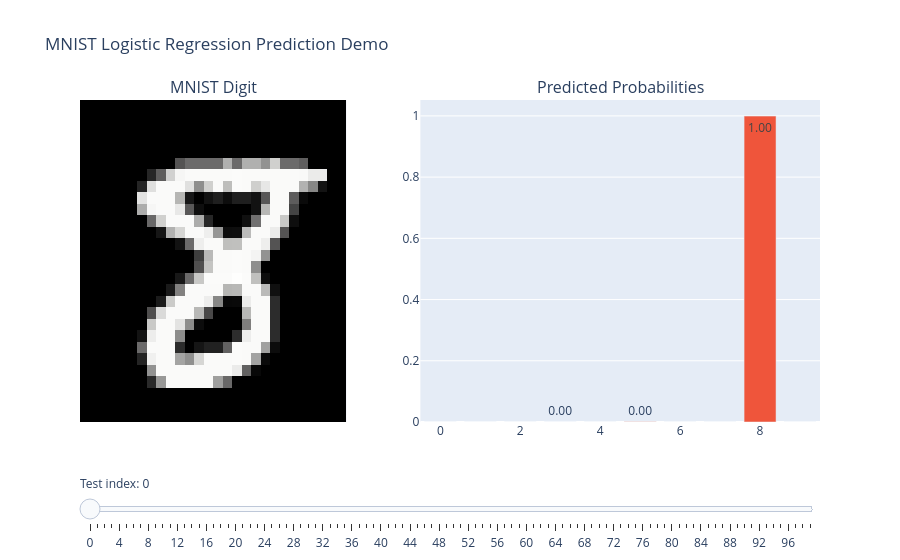

Notebook code for this chart:
### Code cell
import numpy as np
from sklearn.datasets import fetch_openml
from sklearn.linear_model import LogisticRegression
from sklearn.model_selection import train_test_split
import plotly.graph_objects as go
from plotly.subplots import make_subplots

mnist = fetch_openml('mnist_784', version=1, as_frame=False)
X, y = mnist['data'], mnist['target'].astype(int)
X = X / 255.0

X_train, X_test, y_train, y_test = train_test_split(X, y, test_size=0.2, random_state=42)

log_clf = LogisticRegression(max_iter=100)
log_clf.fit(X_train, y_train)

init_idx = 0
digit_image = X_test[init_idx].reshape(28,28)
probs = log_clf.predict_proba(X_test[init_idx].reshape(1,-1))[0]

fig = make_subplots(
    rows=1, cols=2,
    column_widths=[0.4,0.6],
    specs=[[{"type":"heatmap"}, {"type":"bar"}]],
    subplot_titles=["MNIST Digit", "Predicted Probabilities"]
)

fig.add_trace(
    go.Heatmap(
        z=digit_image[::-1],
        colorscale="gray",
        showscale=False
    ),
    row=1, col=1
)

fig.add_trace(
    go.Bar(
        x=list(range(10)),
        y=probs,
        text=[f"{p:.2f}" for p in probs],
        textposition="auto",
        name="Probabilities"
    ),
    row=1, col=2
)

steps = []
for i in range(100):
    digit_i = X_test[i].reshape(28,28)
    probs_i = log_clf.predict_proba(X_test[i].reshape(1,-1))[0]
    step = dict(
        method="update",
        args=[
            {"z":[digit_i[::-1], None], "y":[None, probs_i], "text":[None, [f"{p:.2f}" for p in probs_i]]}
        ],
        label=str(i)
    )
    steps.append(step)

sliders = [dict(active=init_idx, currentvalue={"prefix":"Test index: "}, pad={"t":50}, steps=steps)]

fig.update_layout(
    sliders=sliders,
    title="MNIST Logistic Regression Prediction Demo",
    xaxis=dict(showticklabels=False),
    yaxis=dict(showticklabels=False)
)

fig.show()

### Figure 1 — Plotly figure (JSON) as saved in the notebook; plotly's stock layout.template omitted (floating-point values rounded to 4 significant figures; data arrays with more than 128 entries replaced by an {"elided": "..."} marker saying what was removed)
{"data": [{"colorscale": [[0, "rgb(0, 0, 0)"], [0.09091, "rgb(16, 16, 16)"], [0.1818, "rgb(38, 38, 38)"], [0.2727, "rgb(59, 59, 59)"], [0.3636, "rgb(81, 80, 80)"], [0.4545, "rgb(102, 101, 101)"], [0.5455, "rgb(124, 123, 122)"], [0.6364, "rgb(146, 146, 145)"], [0.7273, "rgb(171, 171, 170)"], [0.8182, "rgb(197, 197, 195)"], [0.9091, "rgb(224, 224, 223)"], [1, "rgb(254, 254, 253)"]], "showscale": false, "type": "heatmap", "xaxis": "x", "yaxis": "y", "z": {"elided": "28x28 float values"}}, {"name": "Probabilities", "text": ["0.00", "0.00", "0.00", "0.00", "0.00", "0.00", "0.00", "0.00", "1.00", "0.00"], "textposition": "auto", "type": "bar", "x": [0, 1, 2, 3, 4, 5, 6, 7, 8, 9], "xaxis": "x2", "y": [4.022e-10, 6.091e-12, 1.011e-06, 2.003e-05, 5.876e-10, 0.0006701, 1.692e-12, 1.186e-11, 0.9993, 1.323e-07], "yaxis": "y2"}], "layout": {"annotations": [{"font": {"size": 16}, "showarrow": false, "text": "MNIST Digit", "x": 0.18, "xanchor": "center", "xref": "paper", "y": 1, "yanchor": "bottom", "yref": "paper"}, {"font": {"size": 16}, "showarrow": false, "text": "Predicted Probabilities", "x": 0.73, "xanchor": "center", "xref": "paper", "y": 1, "yanchor": "bottom", "yref": "paper"}], "sliders": [{"active": 0, "currentvalue": {"prefix": "Test index: "}, "pad": {"t": 50}, "steps": [{"args": [{"text": [null, ["0.00", "0.00", "0.00", "0.00", "0.00", "0.00", "0.00", "0.00", "1.00", "0.00"]], "y": [null, [4.022e-10, 6.091e-12, 1.011e-06, 2.003e-05, 5.876e-10, 0.0006701, 1.692e-12, 1.186e-11, 0.9993, 1.323e-07]], "z": {"elided": "2 rows, 784 float values in total"}}], "label": "0", "method": "update"}, {"args": [{"text": [null, ["0.00", "0.00", "0.00", "0.00", "1.00", "0.00", "0.00", "0.00", "0.00", "0.00"]], "y": [null, [9.997e-12, 2.549e-12, 9.571e-10, 4.333e-07, 0.9989, 7.799e-07, 2.026e-09, 0.0002019, 1.353e-06, 0.0008714]], "z": {"elided": "2 rows, 784 float values in total"}}], "label": "1", "method": "update"}, {"args": [{"text": [null, ["0.00", "0.00", "0.00", "0.00", "0.00", "0.71", "0.01", "0.00", "0.28", "0.00"]], "y": [null, [1.355e-06, 1.984e-06, 0.0001843, 0.0006658, 8.824e-05, 0.707, 0.008765, 5.547e-07, 0.282, 0.001329]], "z": {"elided": "2 rows, 784 float values in total"}}], "label": "2", "method": "update"}, {"args": [{"text": [null, ["0.00", "0.00", "0.00", "0.07", "0.00", "0.00", "0.00", "0.92", "0.00", "0.01"]], "y": [null, [1.352e-05, 5.477e-10, 0.0003221, 0.07061, 1.166e-06, 5.896e-05, 2.407e-09, 0.9227, 1.418e-05, 0.00632]], "z": {"elided": "2 rows, 784 float values in total"}}], "label": "3", "method": "update"}, {"args": [{"text": [null, ["0.00", "0.00", "0.00", "0.00", "0.00", "0.00", "0.00", "1.00", "0.00", "0.00"]], "y": [null, [2.036e-07, 2.057e-09, 9.167e-08, 2.009e-05, 9.56e-07, 2.824e-06, 2.72e-12, 0.996, 4.036e-06, 0.003929]], "z": {"elided": "2 rows, 784 float values in total"}}], "label": "4", "method": "update"}, {"args": [{"text": [null, ["0.99", "0.00", "0.01", "0.00", "0.00", "0.00", "0.00", "0.00", "0.00", "0.00"]], "y": [null, [0.99, 2.428e-18, 0.00985, 9.724e-08, 1.586e-09, 3.29e-07, 0.0001743, 3.989e-09, 2.849e-06, 6.914e-08]], "z": {"elided": "2 rows, 784 float values in total"}}], "label": "5", "method": "update"}, {"args": [{"text": [null, ["0.00", "0.00", "0.00", "0.00", "0.00", "0.00", "0.99", "0.00", "0.00", "0.00"]], "y": [null, [3.708e-08, 4.821e-06, 0.001237, 0.0005878, 5.183e-05, 0.002934, 0.9946, 3.206e-10, 0.0006212, 3.213e-07]], "z": {"elided": "2 rows, 784 float values in total"}}], "label": "6", "method": "update"}, {"args": [{"text": [null, ["0.00", "0.00", "1.00", "0.00", "0.00", "0.00", "0.00", "0.00", "0.00", "0.00"]], "y": [null, [1.387e-09, 5.833e-06, 0.9993, 1.324e-05, 1.024e-08, 1.001e-05, 1.222e-06, 1.514e-07, 0.0006679, 2.45e-05]], "z": {"elided": "2 rows, 784 float values in total"}}], "label": "7", "method": "update"}, {"args": [{"text": [null, ["0.00", "0.01", "0.00", "0.01", "0.00", "0.00", "0.00", "0.97", "0.00", "0.02"]], "y": [null, [2.973e-10, 0.005145, 0.0003562, 0.00882, 0.0003777, 0.0001162, 2.457e-07, 0.968, 0.0007012, 0.01644]], "z": {"elided": "2 rows, 784 float values in total"}}], "label": "8", "method": "update"}, {"args": [{"text": [null, ["0.00", "0.00", "0.00", "0.00", "0.65", "0.00", "0.00", "0.17", "0.00", "0.17"]], "y": [null, [1.689e-07, 3.986e-06, 0.0005015, 0.004114, 0.6527, 9.809e-07, 0.0001277, 0.1696, 8.424e-07, 0.1729]], "z": {"elided": "2 rows, 784 float values in total"}}], "label": "9", "method": "update"}, {"args": [{"text": [null, ["0.00", "0.01", "0.40", "0.52", "0.00", "0.00", "0.00", "0.00", "0.07", "0.00"]], "y": [null, [2.054e-05, 0.008664, 0.4015, 0.5209, 4.856e-06, 0.0003761, 9.883e-07, 5.275e-05, 0.06801, 0.0004612]], "z": {"elided": "2 rows, 784 float values in total"}}], "label": "10", "method": "update"}, {"args": [{"text": [null, ["0.00", "0.00", "0.00", "0.00", "0.02", "0.00", "0.00", "0.55", "0.00", "0.43"]], "y": [null, [1.385e-06, 6.528e-08, 5.587e-05, 0.0004575, 0.02173, 0.0002805, 9.045e-06, 0.5485, 0.0003344, 0.4286]], "z": {"elided": "2 rows, 784 float values in total"}}], "label": "11", "method": "update"}, {"args": [{"text": [null, ["0.00", "0.00", "0.00", "0.00", "0.00", "0.00", "0.00", "0.01", "0.00", "0.99"]], "y": [null, [2.11e-06, 1.246e-14, 1.873e-05, 1.423e-08, 0.00116, 1.816e-06, 1.819e-07, 0.01347, 1.804e-05, 0.9853]], "z": {"elided": "2 rows, 784 float values in total"}}], "label": "12", "method": "update"}, {"args": [{"text": [null, ["0.00", "0.00", "0.00", "0.02", "0.00", "0.00", "0.00", "0.00", "0.97", "0.01"]], "y": [null, [0.0004392, 2.298e-05, 0.003976, 0.01857, 0.0003045, 0.002284, 2.399e-07, 6.606e-05, 0.9665, 0.007829]], "z": {"elided": "2 rows, 784 float values in total"}}], "label": "13", "method": "update"}, {"args": [{"text": [null, ["0.00", "0.00", "0.99", "0.01", "0.00", "0.00", "0.00", "0.00", "0.00", "0.00"]], "y": [null, [3.109e-07, 0.0002467, 0.9924, 0.007103, 1.806e-07, 2.042e-05, 7.742e-05, 6.736e-06, 0.0001271, 1.264e-05]], "z": {"elided": "2 rows, 784 float values in total"}}], "label": "14", "method": "update"}, {"args": [{"text": [null, ["0.00", "0.00", "0.00", "0.00", "0.00", "1.00", "0.00", "0.00", "0.00", "0.00"]], "y": [null, [1.985e-09, 9.266e-10, 7.586e-10, 2.658e-07, 8.892e-08, 0.9973, 1.111e-09, 1.006e-11, 0.002724, 2.969e-08]], "z": {"elided": "2 rows, 784 float values in total"}}], "label": "15", "method": "update"}, {"args": [{"text": [null, ["0.00", "0.00", "0.00", "0.00", "0.01", "0.00", "0.00", "0.00", "0.00", "0.99"]], "y": [null, [1.212e-07, 4.381e-06, 6.308e-06, 7.187e-05, 0.005294, 5.412e-05, 1.353e-06, 0.001757, 0.001338, 0.9915]], "z": {"elided": "2 rows, 784 float values in total"}}], "label": "16", "method": "update"}, {"args": [{"text": [null, ["0.00", "0.92", "0.01", "0.00", "0.00", "0.03", "0.01", "0.00", "0.02", "0.00"]], "y": [null, [3.952e-07, 0.9208, 0.01125, 0.004668, 3.553e-06, 0.02899, 0.0135, 1.622e-07, 0.02081, 9.107e-06]], "z": {"elided": "2 rows, 784 float values in total"}}], "label": "17", "method": "update"}, {"args": [{"text": [null, ["0.00", "0.00", "0.00", "0.00", "0.00", "0.00", "0.00", "1.00", "0.00", "0.00"]], "y": [null, [1.779e-05, 9.237e-17, 1.33e-06, 9.092e-05, 4.046e-09, 1.206e-05, 3.06e-09, 0.997, 3.214e-05, 0.002876]], "z": {"elided": "2 rows, 784 float values in total"}}], "label": "18", "method": "update"}, {"args": [{"text": [null, ["0.00", "0.00", "0.00", "0.01", "0.00", "0.00", "0.00", "0.00", "0.94", "0.05"]], "y": [null, [7.929e-07, 2.76e-08, 0.0001771, 0.01247, 1.511e-05, 0.000205, 1.682e-08, 5.164e-07, 0.9411, 0.04606]], "z": {"elided": "2 rows, 784 float values in total"}}], "label": "19", "method": "update"}, {"args": [{"text": [null, ["0.97", "0.00", "0.01", "0.00", "0.00", "0.02", "0.00", "0.00", "0.01", "0.00"]], "y": [null, [0.9659, 1.651e-09, 0.005705, 0.000684, 3.092e-05, 0.02124, 2.078e-05, 0.0001578, 0.005756, 0.0005293]], "z": {"elided": "2 rows, 784 float values in total"}}], "label": "20", "method": "update"}, {"args": [{"text": [null, ["1.00", "0.00", "0.00", "0.00", "0.00", "0.00", "0.00", "0.00", "0.00", "0.00"]], "y": [null, [0.9992, 1.073e-13, 2.374e-07, 2.005e-07, 1.346e-08, 0.0008292, 3.331e-07, 3.179e-11, 4.114e-06, 4.436e-09]], "z": {"elided": "2 rows, 784 float values in total"}}], "label": "21", "method": "update"}, {"args": [{"text": [null, ["0.88", "0.00", "0.00", "0.00", "0.00", "0.11", "0.00", "0.00", "0.00", "0.00"]], "y": [null, [0.8821, 1.111e-10, 0.000127, 0.0002232, 0.0006485, 0.1111, 0.000469, 1.706e-05, 0.001135, 0.004204]], "z": {"elided": "2 rows, 784 float values in total"}}], "label": "22", "method": "update"}, {"args": [{"text": [null, ["0.00", "0.00", "0.00", "1.00", "0.00", "0.00", "0.00", "0.00", "0.00", "0.00"]], "y": [null, [1.027e-05, 4.467e-09, 0.0003454, 0.9975, 8.545e-10, 0.001923, 3.617e-10, 8.828e-12, 0.0002026, 4.722e-08]], "z": {"elided": "2 rows, 784 float values in total"}}], "label": "23", "method": "update"}, {"args": [{"text": [null, ["0.00", "0.00", "0.00", "0.00", "0.00", "0.00", "1.00", "0.00", "0.00", "0.00"]], "y": [null, [1.335e-09, 2.144e-11, 1.341e-06, 1.286e-11, 8.086e-06, 1.021e-06, 1.0, 4.723e-12, 3.139e-06, 1.764e-09]], "z": {"elided": "2 rows, 784 float values in total"}}], "label": "24", "method": "update"}, {"args": [{"text": [null, ["0.00", "0.00", "0.00", "1.00", "0.00", "0.00", "0.00", "0.00", "0.00", "0.00"]], "y": [null, [1.241e-06, 1.562e-06, 0.0002031, 0.9974, 1.966e-07, 0.001374, 6.046e-07, 1.127e-07, 0.001037, 4.168e-08]], "z": {"elided": "2 rows, 784 float values in total"}}], "label": "25", "method": "update"}, {"args": [{"text": [null, ["0.00", "0.00", "0.00", "0.00", "0.00", "0.00", "1.00", "0.00", "0.00", "0.00"]], "y": [null, [6.325e-07, 3.302e-12, 0.0003907, 4.531e-08, 5.008e-07, 2.857e-05, 0.9996, 1.729e-13, 1.351e-05, 2.725e-09]], "z": {"elided": "2 rows, 784 float values in total"}}], "label": "26", "method": "update"}, {"args": [{"text": [null, ["0.00", "0.99", "0.00", "0.00", "0.00", "0.00", "0.00", "0.01", "0.00", "0.00"]], "y": [null, [4.175e-09, 0.9926, 0.0008577, 0.000421, 4.481e-05, 1.098e-05, 2.871e-07, 0.005211, 0.000638, 0.0001943]], "z": {"elided": "2 rows, 784 float values in total"}}], "label": "27", "method": "update"}, {"args": [{"text": [null, ["0.00", "0.00", "0.06", "0.00", "0.00", "0.00", "0.93", "0.00", "0.01", "0.00"]], "y": [null, [1.136e-05, 2.668e-10, 0.06013, 5.584e-07, 4.951e-11, 1.652e-10, 0.9317, 1.433e-11, 0.008151, 2.39e-09]], "z": {"elided": "2 rows, 784 float values in total"}}], "label": "28", "method": "update"}, {"args": [{"text": [null, ["0.00", "0.00", "0.00", "0.00", "0.02", "0.00", "0.00", "0.03", "0.02", "0.93"]], "y": [null, [0.0001367, 9.21e-13, 0.0003072, 2.066e-06, 0.02432, 0.0001828, 2.487e-05, 0.029, 0.01586, 0.9302]], "z": {"elided": "2 rows, 784 float values in total"}}], "label": "29", "method": "update"}, {"args": [{"text": [null, ["0.00", "0.00", "0.00", "0.00", "0.00", "0.00", "0.00", "0.99", "0.00", "0.01"]], "y": [null, [8.687e-07, 3.398e-11, 1.46e-08, 1.162e-05, 1.354e-06, 3.463e-05, 1.868e-11, 0.9877, 9.419e-06, 0.01219]], "z": {"elided": "2 rows, 784 float values in total"}}], "label": "30", "method": "update"}, {"args": [{"text": [null, ["0.00", "0.00", "0.00", "0.00", "0.00", "0.00", "1.00", "0.00", "0.00", "0.00"]], "y": [null, [1.608e-08, 2.101e-08, 0.001746, 1.017e-06, 1.059e-05, 8.086e-05, 0.998, 6.817e-10, 0.0001227, 1.163e-07]], "z": {"elided": "2 rows, 784 float values in total"}}], "label": "31", "method": "update"}, {"args": [{"text": [null, ["1.00", "0.00", "0.00", "0.00", "0.00", "0.00", "0.00", "0.00", "0.00", "0.00"]], "y": [null, [0.9954, 1.167e-10, 0.0004268, 0.0002264, 5.92e-05, 0.002486, 0.0005215, 8.436e-07, 0.0006551, 0.0002678]], "z": {"elided": "2 rows, 784 float values in total"}}], "label": "32", "method": "update"}, {"args": [{"text": [null, ["0.00", "0.00", "0.00", "0.00", "0.00", "0.00", "0.00", "0.00", "1.00", "0.00"]], "y": [null, [6.138e-06, 5.836e-10, 4.751e-08, 8.673e-07, 4.972e-11, 0.003045, 1.589e-13, 1.391e-09, 0.9969, 2.174e-07]], "z": {"elided": "2 rows, 784 float values in total"}}], "label": "33", "method": "update"}, {"args": [{"text": [null, ["0.00", "0.00", "0.00", "0.00", "0.00", "1.00", "0.00", "0.00", "0.00", "0.00"]], "y": [null, [5.801e-06, 1.211e-06, 1.726e-08, 1.827e-05, 4.94e-06, 0.9997, 9.355e-06, 1.738e-12, 0.0002384, 2.822e-08]], "z": {"elided": "2 rows, 784 float values in total"}}], "label": "34", "method": "update"}, {"args": [{"text": [null, ["0.00", "0.00", "0.00", "0.02", "0.00", "0.16", "0.00", "0.00", "0.76", "0.05"]], "y": [null, [0.001263, 2.14e-08, 1.565e-06, 0.02287, 0.0008225, 0.1604, 1.688e-06, 5.34e-05, 0.7646, 0.04999]], "z": {"elided": "2 rows, 784 float values in total"}}], "label": "35", "method": "update"}, {"args": [{"text": [null, ["0.00", "0.00", "1.00", "0.00", "0.00", "0.00", "0.00", "0.00", "0.00", "0.00"]], "y": [null, [1.81e-06, 1.186e-15, 0.9971, 0.0001778, 1.203e-13, 5.535e-07, 0.002683, 4.463e-17, 6.153e-09, 1.708e-14]], "z": {"elided": "2 rows, 784 float values in total"}}], "label": "36", "method": "update"}, {"args": [{"text": [null, ["0.00", "0.00", "0.01", "0.00", "0.03", "0.00", "0.00", "0.00", "0.06", "0.90"]], "y": [null, [1.443e-05, 2.777e-11, 0.009625, 6.836e-05, 0.03162, 0.0004917, 0.0003008, 0.004872, 0.05623, 0.8968]], "z": {"elided": "2 rows, 784 float values in total"}}], "label": "37", "method": "update"}, {"args": [{"text": [null, ["0.00", "1.00", "0.00", "0.00", "0.00", "0.00", "0.00", "0.00", "0.00", "0.00"]], "y": [null, [4.11e-12, 0.9958, 0.0001444, 0.001199, 3.501e-07, 1.505e-05, 7.664e-05, 1.09e-07, 0.002739, 8.011e-06]], "z": {"elided": "2 rows, 784 float values in total"}}], "label": "38", "method": "update"}, {"args": [{"text": [null, ["0.00", "0.00", "0.00", "0.00", "0.00", "0.00", "1.00", "0.00", "0.00", "0.00"]], "y": [null, [4.017e-06, 5.284e-20, 5.451e-07, 4.769e-13, 2.316e-09, 8.443e-10, 1.0, 1.677e-14, 8.433e-09, 3.064e-11]], "z": {"elided": "2 rows, 784 float values in total"}}], "label": "39", "method": "update"}, {"args": [{"text": [null, ["0.00", "0.00", "0.00", "0.00", "1.00", "0.00", "0.00", "0.00", "0.00", "0.00"]], "y": [null, [5.649e-09, 5.776e-10, 1.068e-06, 3.21e-08, 0.9994, 2.61e-07, 0.0006113, 1.711e-06, 5.255e-07, 2.476e-05]], "z": {"elided": "2 rows, 784 float values in total"}}], "label": "40", "method": "update"}, {"args": [{"text": [null, ["0.00", "0.00", "0.00", "0.01", "0.04", "0.01", "0.00", "0.02", "0.01", "0.91"]], "y": [null, [8.243e-06, 2.94e-06, 0.0006943, 0.006478, 0.03861, 0.00769, 3.305e-05, 0.02133, 0.01492, 0.9102]], "z": {"elided": "2 rows, 784 float values in total"}}], "label": "41", "method": "update"}, {"args": [{"text": [null, ["0.00", "0.00", "0.00", "0.00", "0.05", "0.00", "0.00", "0.81", "0.03", "0.10"]], "y": [null, [5.096e-07, 6.425e-05, 0.002156, 5.779e-07, 0.05402, 5.182e-07, 3.632e-06, 0.8094, 0.0301, 0.1042]], "z": {"elided": "2 rows, 784 float values in total"}}], "label": "42", "method": "update"}, {"args": [{"text": [null, ["0.00", "0.00", "0.00", "0.00", "0.00", "0.00", "0.00", "1.00", "0.00", "0.00"]], "y": [null, [1.443e-09, 3.434e-11, 8.684e-08, 2.008e-05, 5.517e-09, 2.688e-07, 3.732e-14, 0.9999, 4.507e-07, 3.145e-05]], "z": {"elided": "2 rows, 784 float values in total"}}], "label": "43", "method": "update"}, {"args": [{"text": [null, ["0.00", "0.00", "0.00", "0.00", "1.00", "0.00", "0.00", "0.00", "0.00", "0.00"]], "y": [null, [5.988e-08, 1.042e-12, 1.067e-08, 2.251e-10, 1.0, 1.042e-07, 1.289e-05, 9.042e-08, 3.307e-07, 1.041e-05]], "z": {"elided": "2 rows, 784 float values in total"}}], "label": "44", "method": "update"}, {"args": [{"text": [null, ["0.00", "0.00", "0.00", "0.00", "0.00", "0.97", "0.01", "0.00", "0.01", "0.00"]], "y": [null, [5.225e-05, 0.0002582, 0.0009752, 0.0008259, 7.096e-08, 0.9739, 0.01168, 1.403e-11, 0.01234, 2.846e-08]], "z": {"elided": "2 rows, 784 float values in total"}}], "label": "45", "method": "update"}, {"args": [{"text": [null, ["0.00", "0.00", "0.15", "0.03", "0.00", "0.00", "0.00", "0.00", "0.82", "0.00"]], "y": [null, [9.869e-09, 0.0006492, 0.1491, 0.02863, 3.068e-05, 0.0003539, 9.358e-09, 0.003686, 0.8174, 0.0001815]], "z": {"elided": "2 rows, 784 float values in total"}}], "label": "46", "method": "update"}, {"args": [{"text": [null, ["0.00", "0.00", "0.00", "0.03", "0.00", "0.00", "0.00", "0.97", "0.00", "0.00"]], "y": [null, [2.414e-06, 1.96e-12, 0.0002817, 0.03143, 6.463e-07, 0.0001309, 7.251e-12, 0.9661, 0.001482, 0.0005627]], "z": {"elided": "2 rows, 784 float values in total"}}], "label": "47", "method": "update"}, {"args": [{"text": [null, ["0.00", "0.00", "0.00", "1.00", "0.00", "0.00", "0.00", "0.00", "0.00", "0.00"]], "y": [null, [3.008e-06, 3.128e-06, 0.00077, 0.9971, 2.542e-10, 0.002029, 1.742e-07, 2.746e-05, 9.588e-05, 7.02e-06]], "z": {"elided": "2 rows, 784 float values in total"}}], "label": "48", "method": "update"}, {"args": [{"text": [null, ["0.00", "0.00", "0.00", "0.06", "0.03", "0.08", "0.00", "0.28", "0.01", "0.54"]], "y": [null, [1.14e-05, 7.712e-06, 0.004448, 0.05725, 0.03155, 0.07804, 0.001161, 0.2804, 0.01089, 0.5363]], "z": {"elided": "2 rows, 784 float values in total"}}], "label": "49", "method": "update"}, {"args": [{"text": [null, ["0.00", "0.00", "1.00", "0.00", "0.00", "0.00", "0.00", "0.00", "0.00", "0.00"]], "y": [null, [3.018e-07, 1.017e-11, 1.0, 1.467e-06, 4.122e-11, 8.051e-08, 1.597e-08, 1.374e-13, 2.578e-05, 1.976e-11]], "z": {"elided": "2 rows, 784 float values in total"}}], "label": "50", "method": "update"}, {"args": [{"text": [null, ["1.00", "0.00", "0.00", "0.00", "0.00", "0.00", "0.00", "0.00", "0.00", "0.00"]], "y": [null, [1.0, 1.533e-18, 4.743e-10, 1.153e-10, 3.02e-16, 9.763e-06, 2.002e-10, 3.322e-18, 1.267e-07, 1.043e-14]], "z": {"elided": "2 rows, 784 float values in total"}}], "label": "51", "method": "update"}, {"args": [{"text": [null, ["0.01", "0.00", "0.00", "0.00", "0.00", "0.09", "0.90", "0.00", "0.00", "0.00"]], "y": [null, [0.009174, 0.001206, 0.0005285, 0.0002661, 7.071e-07, 0.08774, 0.8995, 7.9e-09, 0.001544, 1.119e-07]], "z": {"elided": "2 rows, 784 float values in total"}}], "label": "52", "method": "update"}, {"args": [{"text": [null, ["0.00", "0.00", "0.00", "0.00", "0.00", "0.00", "0.05", "0.00", "0.95", "0.00"]], "y": [null, [1.087e-07, 4.165e-08, 0.0004581, 8.914e-07, 7.14e-06, 4.771e-05, 0.04633, 1.06e-12, 0.9531, 1.433e-05]], "z": {"elided": "2 rows, 784 float values in total"}}], "label": "53", "method": "update"}, {"args": [{"text": [null, ["0.00", "0.00", "0.00", "0.00", "0.00", "0.98", "0.00", "0.00", "0.01", "0.00"]], "y": [null, [0.003611, 2.303e-06, 0.002582, 0.0007259, 0.0001488, 0.9791, 0.0002532, 2.303e-07, 0.01211, 0.001498]], "z": {"elided": "2 rows, 784 float values in total"}}], "label": "54", "method": "update"}, {"args": [{"text": [null, ["0.00", "0.00", "0.00", "1.00", "0.00", "0.00", "0.00", "0.00", "0.00", "0.00"]], "y": [null, [1.026e-07, 2.781e-10, 4.73e-07, 0.9997, 7.248e-12, 0.0002492, 1.306e-11, 5.806e-13, 5.37e-06, 3.924e-11]], "z": {"elided": "2 rows, 784 float values in total"}}], "label": "55", "method": "update"}, {"args": [{"text": [null, ["0.00", "0.99", "0.01", "0.00", "0.00", "0.00", "0.00", "0.00", "0.01", "0.00"]], "y": [null, [5.2e-07, 0.9853, 0.005257, 0.003497, 9.136e-07, 0.0002429, 3.153e-05, 6.757e-05, 0.005482, 0.0001275]], "z": {"elided": "2 rows, 784 float values in total"}}], "label": "56", "method": "update"}, {"args": [{"text": [null, ["0.00", "0.00", "0.16", "0.01", "0.79", "0.00", "0.00", "0.00", "0.00", "0.04"]], "y": [null, [9.347e-06, 1.853e-10, 0.1593, 0.01353, 0.7879, 8.347e-08, 9.112e-07, 3.08e-05, 0.0001248, 0.03917]], "z": {"elided": "2 rows, 784 float values in total"}}], "label": "57", "method": "update"}, {"args": [{"text": [null, ["0.94", "0.00", "0.00", "0.00", "0.00", "0.02", "0.03", "0.00", "0.00", "0.00"]], "y": [null, [0.9445, 4.189e-08, 0.004821, 0.00482, 4.797e-05, 0.01706, 0.02767, 3.627e-07, 0.000773, 0.000326]], "z": {"elided": "2 rows, 784 float values in total"}}], "label": "58", "method": "update"}, {"args": [{"text": [null, ["0.00", "0.02", "0.00", "0.00", "0.01", "0.01", "0.00", "0.87", "0.07", "0.03"]], "y": [null, [6.395e-07, 0.01553, 0.0002055, 0.00246, 0.006289, 0.009583, 1.237e-05, 0.8726, 0.06647, 0.02683]], "z": {"elided": "2 rows, 784 float values in total"}}], "label": "59", "method": "update"}, {"args": [{"text": [null, ["0.00", "0.96", "0.03", "0.00", "0.00", "0.00", "0.00", "0.00", "0.02", "0.00"]], "y": [null, [1.737e-07, 0.9554, 0.02842, 0.000666, 9.668e-07, 2.607e-05, 2.289e-05, 6.607e-07, 0.01545, 9.625e-06]], "z": {"elided": "2 rows, 784 float values in total"}}], "label": "60", "method": "update"}, {"args": [{"text": [null, ["0.00", "0.00", "0.00", "0.00", "0.00", "0.00", "0.00", "0.99", "0.00", "0.01"]], "y": [null, [1.868e-06, 2.138e-14, 6.99e-12, 2.439e-06, 4.511e-05, 4.19e-05, 3.867e-12, 0.9925, 8.246e-06, 0.007381]], "z": {"elided": "2 rows, 784 float values in total"}}], "label": "61", "method": "update"}, {"args": [{"text": [null, ["0.00", "0.00", "0.00", "0.00", "0.00", "0.97", "0.00", "0.00", "0.02", "0.00"]], "y": [null, [1.351e-05, 3.587e-10, 3.01e-06, 0.002609, 6.423e-06, 0.974, 1.335e-11, 5.322e-05, 0.02335, 3.478e-06]], "z": {"elided": "2 rows, 784 float values in total"}}], "label": "62", "method": "update"}, {"args": [{"text": [null, ["0.00", "0.00", "0.00", "1.00", "0.00", "0.00", "0.00", "0.00", "0.00", "0.00"]], "y": [null, [4.564e-05, 4.34e-10, 0.001651, 0.9955, 2.475e-08, 0.002696, 7.997e-12, 4.482e-07, 9.817e-05, 1.809e-05]], "z": {"elided": "2 rows, 784 float values in total"}}], "label": "63", "method": "update"}, {"args": [{"text": [null, ["0.00", "0.00", "0.00", "0.00", "0.04", "0.00", "0.00", "0.00", "0.00", "0.96"]], "y": [null, [1.787e-08, 5.415e-08, 2.55e-06, 3.234e-05, 0.03682, 4.213e-05, 8.458e-07, 0.003609, 0.001128, 0.9584]], "z": {"elided": "2 rows, 784 float values in total"}}], "label": "64", "method": "update"}, {"args": [{"text": [null, ["0.00", "0.00", "0.00", "0.43", "0.00", "0.55", "0.00", "0.00", "0.02", "0.00"]], "y": [null, [1.966e-06, 5.955e-07, 8.281e-06, 0.4319, 3.908e-05, 0.5461, 4.357e-09, 3.563e-06, 0.02024, 0.001705]], "z": {"elided": "2 rows, 784 float values in total"}}], "label": "65", "method": "update"}, {"args": [{"text": [null, ["0.00", "0.00", "0.00", "0.00", "0.00", "0.00", "0.00", "0.98", "0.00", "0.02"]], "y": [null, [1.359e-07, 2.714e-08, 1.21e-06, 4.25e-06, 7.56e-06, 6.24e-07, 2.6e-12, 0.9847, 3.46e-05, 0.01522]], "z": {"elided": "2 rows, 784 float values in total"}}], "label": "66", "method": "update"}, {"args": [{"text": [null, ["0.00", "0.00", "0.00", "0.01", "0.01", "0.00", "0.00", "0.03", "0.00", "0.95"]], "y": [null, [1.212e-08, 4.946e-05, 1.623e-05, 0.007783, 0.007306, 0.001161, 7.808e-07, 0.02932, 0.003413, 0.951]], "z": {"elided": "2 rows, 784 float values in total"}}], "label": "67", "method": "update"}, {"args": [{"text": [null, ["0.00", "0.00", "0.01", "0.00", "0.03", "0.00", "0.95", "0.00", "0.02", "0.00"]], "y": [null, [0.0002834, 6.489e-06, 0.008305, 1.02e-05, 0.02562, 0.001197, 0.9479, 1.097e-06, 0.0162, 0.0005104]], "z": {"elided": "2 rows, 784 float values in total"}}], "label": "68", "method": "update"}, {"args": [{"text": [null, ["1.00", "0.00", "0.00", "0.00", "0.00", "0.00", "0.00", "0.00", "0.00", "0.00"]], "y": [null, [1.0, 6.101e-23, 9.091e-09, 3.449e-12, 1.881e-15, 2.942e-09, 1.777e-07, 9.098e-13, 3.475e-09, 1.022e-12]], "z": {"elided": "2 rows, 784 float values in total"}}], "label": "69", "method": "update"}, {"args": [{"text": [null, ["0.00", "1.00", "0.00", "0.00", "0.00", "0.00", "0.00", "0.00", "0.00", "0.00"]], "y": [null, [1.694e-10, 0.9962, 0.001373, 0.0004884, 2.221e-08, 1.453e-05, 0.0001239, 2.708e-06, 0.0018, 4.403e-06]], "z": {"elided": "2 rows, 784 float values in total"}}], "label": "70", "method": "update"}, {"args": [{"text": [null, ["0.00", "0.00", "0.00", "0.00", "0.00", "0.00", "0.00", "1.00", "0.00", "0.00"]], "y": [null, [2.608e-07, 5.273e-10, 3.956e-05, 0.004302, 1.525e-07, 1.163e-05, 2.434e-11, 0.9953, 5.368e-05, 0.0003267]], "z": {"elided": "2 rows, 784 float values in total"}}], "label": "71", "method": "update"}, {"args": [{"text": [null, ["0.00", "0.00", "0.00", "1.00", "0.00", "0.00", "0.00", "0.00", "0.00", "0.00"]], "y": [null, [7.989e-07, 1.97e-09, 9.924e-06, 0.9996, 1.572e-09, 0.0004373, 2.057e-10, 1.341e-09, 8.138e-07, 2.452e-08]], "z": {"elided": "2 rows, 784 float values in total"}}], "label": "72", "method": "update"}, {"args": [{"text": [null, ["1.00", "0.00", "0.00", "0.00", "0.00", "0.00", "0.00", "0.00", "0.00", "0.00"]], "y": [null, [1.0, 3.595e-18, 1.086e-06, 9.292e-07, 7.99e-11, 6.084e-06, 6.226e-08, 1.474e-12, 1.735e-05, 6.225e-09]], "z": {"elided": "2 rows, 784 float values in total"}}], "label": "73", "method": "update"}, {"args": [{"text": [null, ["0.00", "0.00", "0.00", "0.00", "0.97", "0.00", "0.00", "0.00", "0.00", "0.03"]], "y": [null, [4.659e-07, 4.351e-12, 1.923e-08, 4.627e-08, 0.9744, 5.113e-05, 1.125e-05, 8.131e-07, 4.84e-06, 0.02557]], "z": {"elided": "2 rows, 784 float values in total"}}], "label": "74", "method": "update"}, {"args": [{"text": [null, ["0.00", "0.00", "0.00", "0.98", "0.00", "0.00", "0.00", "0.00", "0.02", "0.00"]], "y": [null, [2.899e-06, 5.105e-11, 2.966e-05, 0.9783, 1.993e-06, 0.004675, 4.871e-12, 7.652e-06, 0.01634, 0.0006586]], "z": {"elided": "2 rows, 784 float values in total"}}], "label": "75", "method": "update"}, {"args": [{"text": [null, ["0.00", "0.00", "0.00", "0.00", "1.00", "0.00", "0.00", "0.00", "0.00", "0.00"]], "y": [null, [4.853e-09, 2.655e-14, 5.195e-09, 6.601e-06, 0.9962, 3.098e-05, 1.503e-08, 0.0006226, 2.732e-05, 0.003089]], "z": {"elided": "2 rows, 784 float values in total"}}], "label": "76", "method": "update"}, {"args": [{"text": [null, ["0.00", "0.01", "0.58", "0.23", "0.00", "0.00", "0.00", "0.00", "0.18", "0.00"]], "y": [null, [4.022e-06, 0.008956, 0.5763, 0.2349, 6.16e-06, 0.0003499, 1.852e-06, 1.238e-06, 0.1795, 7.496e-06]], "z": {"elided": "2 rows, 784 float values in total"}}], "label": "77", "method": "update"}, {"args": [{"text": [null, ["0.09", "0.00", "0.01", "0.02", "0.00", "0.05", "0.82", "0.00", "0.01", "0.00"]], "y": [null, [0.09408, 9.32e-07, 0.01265, 0.01856, 2.646e-09, 0.05148, 0.8155, 3.573e-09, 0.007709, 1.259e-07]], "z": {"elided": "2 rows, 784 float values in total"}}], "label": "78", "method": "update"}, {"args": [{"text": [null, ["0.00", "0.00", "0.00", "0.00", "0.00", "0.00", "1.00", "0.00", "0.00", "0.00"]], "y": [null, [3.835e-06, 2.936e-07, 0.001097, 5.437e-05, 0.0004182, 0.002565, 0.9956, 3.35e-08, 0.0002562, 2.966e-06]], "z": {"elided": "2 rows, 784 float values in total"}}], "label": "79", "method": "update"}, {"args": [{"text": [null, ["0.00", "0.00", "0.00", "0.00", "0.00", "0.00", "1.00", "0.00", "0.00", "0.00"]], "y": [null, [2.531e-09, 8.915e-06, 0.0007074, 3.059e-07, 3.136e-06, 2.774e-07, 0.9993, 5.608e-09, 5.798e-06, 8.226e-08]], "z": {"elided": "2 rows, 784 float values in total"}}], "label": "80", "method": "update"}, {"args": [{"text": [null, ["0.00", "0.00", "0.00", "0.00", "0.00", "0.00", "1.00", "0.00", "0.00", "0.00"]], "y": [null, [3.491e-09, 6.866e-07, 0.001843, 1.023e-05, 0.0003911, 2.768e-05, 0.9977, 1.519e-06, 2.881e-05, 5.368e-06]], "z": {"elided": "2 rows, 784 float values in total"}}], "label": "81", "method": "update"}, {"args": [{"text": [null, ["0.00", "0.00", "0.00", "0.01", "0.00", "0.00", "0.00", "0.00", "0.99", "0.00"]], "y": [null, [5.028e-05, 9.064e-09, 0.0002023, 0.005593, 1.345e-06, 0.0009799, 1.696e-07, 1.351e-08, 0.9892, 0.004017]], "z": {"elided": "2 rows, 784 float values in total"}}], "label": "82", "method": "update"}, {"args": [{"text": [null, ["0.00", "0.00", "1.00", "0.00", "0.00", "0.00", "0.00", "0.00", "0.00", "0.00"]], "y": [null, [5.445e-14, 9.623e-22, 1.0, 1.704e-07, 4.535e-22, 2.855e-14, 1.055e-14, 1.18e-20, 1.815e-12, 1.654e-19]], "z": {"elided": "2 rows, 784 float values in total"}}], "label": "83", "method": "update"}, {"args": [{"text": [null, ["0.00", "0.00", "0.23", "0.01", "0.01", "0.00", "0.00", "0.26", "0.02", "0.48"]], "y": [null, [3.39e-08, 0.001275, 0.2283, 0.006831, 0.005774, 5.218e-06, 4.268e-05, 0.2604, 0.01533, 0.4821]], "z": {"elided": "2 rows, 784 float values in total"}}], "label": "84", "method": "update"}, {"args": [{"text": [null, ["0.00", "0.81", "0.01", "0.00", "0.00", "0.00", "0.00", "0.00", "0.17", "0.00"]], "y": [null, [8.436e-08, 0.8144, 0.009221, 0.003046, 2.581e-07, 1.773e-05, 2.797e-05, 2.15e-06, 0.1718, 0.001421]], "z": {"elided": "2 rows, 784 float values in total"}}], "label": "85", "method": "update"}, {"args": [{"text": [null, ["0.00", "0.73", "0.00", "0.09", "0.00", "0.08", "0.00", "0.00", "0.09", "0.02"]], "y": [null, [1.395e-05, 0.7274, 0.001865, 0.08602, 0.0002956, 0.07761, 0.000355, 0.002189, 0.0871, 0.01714]], "z": {"elided": "2 rows, 784 float values in total"}}], "label": "86", "method": "update"}, {"args": [{"text": [null, ["0.00", "0.00", "0.00", "0.98", "0.00", "0.00", "0.00", "0.00", "0.02", "0.00"]], "y": [null, [2.977e-06, 6.272e-06, 0.000306, 0.9794, 4.62e-08, 0.002569, 2.052e-11, 2.342e-07, 0.01771, 2.486e-05]], "z": {"elided": "2 rows, 784 float values in total"}}], "label": "87", "method": "update"}, {"args": [{"text": [null, ["0.00", "0.00", "0.00", "0.00", "0.00", "0.00", "0.00", "0.00", "1.00", "0.00"]], "y": [null, [4.45e-08, 7.858e-13, 3.994e-07, 1.744e-08, 1.185e-09, 0.001569, 2.552e-11, 1.674e-09, 0.9984, 1.191e-06]], "z": {"elided": "2 rows, 784 float values in total"}}], "label": "88", "method": "update"}, {"args": [{"text": [null, ["0.00", "0.00", "0.00", "0.00", "0.00", "0.00", "0.00", "0.00", "1.00", "0.00"]], "y": [null, [5.386e-07, 2.421e-06, 0.000329, 7.518e-05, 3.475e-09, 6.335e-05, 2.29e-08, 1.909e-11, 0.9995, 3.006e-07]], "z": {"elided": "2 rows, 784 float values in total"}}], "label": "89", "method": "update"}, {"args": [{"text": [null, ["0.00", "0.00", "0.00", "0.00", "0.00", "0.00", "0.00", "1.00", "0.00", "0.00"]], "y": [null, [7.186e-06, 3.258e-15, 2.827e-06, 0.0003833, 3.843e-08, 4.948e-06, 1.32e-12, 0.9987, 6.046e-06, 0.0009396]], "z": {"elided": "2 rows, 784 float values in total"}}], "label": "90", "method": "update"}, {"args": [{"text": [null, ["0.00", "0.00", "0.00", "0.00", "0.00", "0.99", "0.00", "0.00", "0.00", "0.00"]], "y": [null, [0.00165, 5.929e-05, 1.482e-06, 7.52e-05, 0.001268, 0.9934, 2.584e-07, 0.0009565, 0.002514, 3.38e-05]], "z": {"elided": "2 rows, 784 float values in total"}}], "label": "91", "method": "update"}, {"args": [{"text": [null, ["0.00", "0.99", "0.00", "0.01", "0.00", "0.00", "0.00", "0.00", "0.00", "0.00"]], "y": [null, [5.518e-10, 0.9899, 0.0003077, 0.007368, 3.618e-07, 0.0008896, 4.09e-05, 5.44e-06, 0.00142, 5.987e-05]], "z": {"elided": "2 rows, 784 float values in total"}}], "label": "92", "method": "update"}, {"args": [{"text": [null, ["0.00", "0.00", "0.19", "0.00", "0.00", "0.04", "0.11", "0.00", "0.67", "0.00"]], "y": [null, [5.878e-06, 2.34e-05, 0.1898, 0.0006077, 0.00112, 0.03673, 0.1056, 2.286e-08, 0.666, 0.0001266]], "z": {"elided": "2 rows, 784 float values in total"}}], "label": "93", "method": "update"}, {"args": [{"text": [null, ["0.00", "0.00", "1.00", "0.00", "0.00", "0.00", "0.00", "0.00", "0.00", "0.00"]], "y": [null, [5.256e-12, 2.995e-11, 1.0, 3.812e-06, 7.655e-12, 1.966e-08, 8.221e-11, 3.093e-18, 7.774e-06, 1.529e-10]], "z": {"elided": "2 rows, 784 float values in total"}}], "label": "94", "method": "update"}, {"args": [{"text": [null, ["1.00", "0.00", "0.00", "0.00", "0.00", "0.00", "0.00", "0.00", "0.00", "0.00"]], "y": [null, [0.999, 5.556e-12, 2.283e-05, 0.0002718, 3.035e-07, 0.0006495, 3.855e-08, 5.19e-08, 6.194e-06, 2.321e-05]], "z": {"elided": "2 rows, 784 float values in total"}}], "label": "95", "method": "update"}, {"args": [{"text": [null, ["0.00", "0.00", "0.00", "0.00", "0.00", "0.01", "0.00", "0.00", "0.99", "0.00"]], "y": [null, [3.787e-07, 8.305e-07, 6.704e-06, 0.0002108, 2.923e-05, 0.01153, 5.629e-09, 4.136e-10, 0.9882, 1.024e-05]], "z": {"elided": "2 rows, 784 float values in total"}}], "label": "96", "method": "update"}, {"args": [{"text": [null, ["0.00", "0.00", "0.00", "0.00", "0.00", "0.00", "0.00", "1.00", "0.00", "0.00"]], "y": [null, [1.922e-07, 4.646e-16, 3.363e-07, 0.0005936, 1.355e-09, 7.829e-08, 4.582e-15, 0.9994, 2.315e-08, 2.559e-06]], "z": {"elided": "2 rows, 784 float values in total"}}], "label": "97", "method": "update"}, {"args": [{"text": [null, ["0.00", "0.00", "0.00", "1.00", "0.00", "0.00", "0.00", "0.00", "0.00", "0.00"]], "y": [null, [2.18e-07, 6.7e-09, 1.112e-06, 1.0, 2.329e-10, 2.168e-06, 7.438e-12, 4.629e-07, 2.785e-06, 6.203e-10]], "z": {"elided": "2 rows, 784 float values in total"}}], "label": "98", "method": "update"}, {"args": [{"text": [null, ["1.00", "0.00", "0.00", "0.00", "0.00", "0.00", "0.00", "0.00", "0.00", "0.00"]], "y": [null, [1.0, 1.805e-16, 6.106e-07, 1.143e-08, 8.48e-09, 6.878e-09, 6.561e-06, 4.358e-11, 8.122e-08, 1.648e-08]], "z": {"elided": "2 rows, 784 float values in total"}}], "label": "99", "method": "update"}]}], "title": {"text": "MNIST Logistic Regression Prediction Demo"}, "xaxis": {"anchor": "y", "domain": [0, 0.36], "showticklabels": false}, "xaxis2": {"anchor": "y2", "domain": [0.46, 1]}, "yaxis": {"anchor": "x", "domain": [0, 1], "showticklabels": false}, "yaxis2": {"anchor": "x2", "domain": [0, 1]}}}
